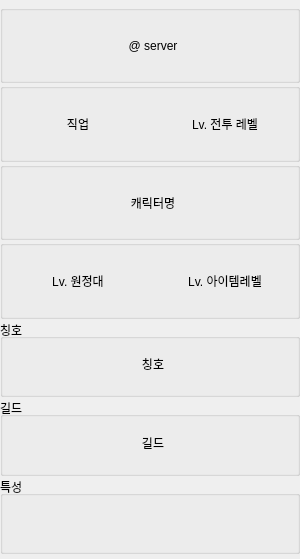
<?xml version="1.0" encoding="UTF-8"?>
<ui version="4.0">
 <class>ProfileWidget</class>
 <widget class="QWidget" name="ProfileWidget">
  <property name="geometry">
   <rect>
    <x>0</x>
    <y>0</y>
    <width>300</width>
    <height>559</height>
   </rect>
  </property>
  <property name="minimumSize">
   <size>
    <width>300</width>
    <height>0</height>
   </size>
  </property>
  <property name="maximumSize">
   <size>
    <width>300</width>
    <height>16777215</height>
   </size>
  </property>
  <property name="windowTitle">
   <string>Form</string>
  </property>
  <layout class="QVBoxLayout" name="verticalLayout">
   <property name="spacing">
    <number>0</number>
   </property>
   <property name="leftMargin">
    <number>0</number>
   </property>
   <property name="topMargin">
    <number>5</number>
   </property>
   <property name="rightMargin">
    <number>0</number>
   </property>
   <property name="bottomMargin">
    <number>5</number>
   </property>
   <item>
    <widget class="QGroupBox" name="groupServer">
     <property name="minimumSize">
      <size>
       <width>300</width>
       <height>0</height>
      </size>
     </property>
     <property name="maximumSize">
      <size>
       <width>300</width>
       <height>16777215</height>
      </size>
     </property>
     <property name="title">
      <string/>
     </property>
     <property name="alignment">
      <set>Qt::AlignCenter</set>
     </property>
     <layout class="QVBoxLayout" name="verticalLayout_2">
      <property name="spacing">
       <number>0</number>
      </property>
      <property name="leftMargin">
       <number>0</number>
      </property>
      <property name="topMargin">
       <number>5</number>
      </property>
      <property name="rightMargin">
       <number>0</number>
      </property>
      <property name="bottomMargin">
       <number>5</number>
      </property>
      <item>
       <widget class="QLabel" name="lbServer">
        <property name="minimumSize">
         <size>
          <width>300</width>
          <height>0</height>
         </size>
        </property>
        <property name="maximumSize">
         <size>
          <width>300</width>
          <height>16777215</height>
         </size>
        </property>
        <property name="text">
         <string>@ server</string>
        </property>
        <property name="alignment">
         <set>Qt::AlignCenter</set>
        </property>
       </widget>
      </item>
     </layout>
    </widget>
   </item>
   <item>
    <widget class="QGroupBox" name="groupClassAndLevel">
     <property name="minimumSize">
      <size>
       <width>300</width>
       <height>0</height>
      </size>
     </property>
     <property name="maximumSize">
      <size>
       <width>300</width>
       <height>16777215</height>
      </size>
     </property>
     <property name="title">
      <string/>
     </property>
     <property name="alignment">
      <set>Qt::AlignCenter</set>
     </property>
     <layout class="QHBoxLayout" name="horizontalLayout">
      <property name="spacing">
       <number>0</number>
      </property>
      <property name="leftMargin">
       <number>0</number>
      </property>
      <property name="topMargin">
       <number>5</number>
      </property>
      <property name="rightMargin">
       <number>0</number>
      </property>
      <property name="bottomMargin">
       <number>5</number>
      </property>
      <item>
       <widget class="QLabel" name="lbClass">
        <property name="minimumSize">
         <size>
          <width>150</width>
          <height>0</height>
         </size>
        </property>
        <property name="maximumSize">
         <size>
          <width>150</width>
          <height>16777215</height>
         </size>
        </property>
        <property name="text">
         <string>직업</string>
        </property>
        <property name="alignment">
         <set>Qt::AlignCenter</set>
        </property>
       </widget>
      </item>
      <item>
       <widget class="QLabel" name="lbCharacterLevel">
        <property name="minimumSize">
         <size>
          <width>150</width>
          <height>0</height>
         </size>
        </property>
        <property name="maximumSize">
         <size>
          <width>150</width>
          <height>16777215</height>
         </size>
        </property>
        <property name="text">
         <string>Lv. 전투 레벨</string>
        </property>
        <property name="alignment">
         <set>Qt::AlignCenter</set>
        </property>
       </widget>
      </item>
     </layout>
    </widget>
   </item>
   <item>
    <widget class="QGroupBox" name="groupCharacterName">
     <property name="minimumSize">
      <size>
       <width>300</width>
       <height>0</height>
      </size>
     </property>
     <property name="maximumSize">
      <size>
       <width>300</width>
       <height>16777215</height>
      </size>
     </property>
     <property name="title">
      <string/>
     </property>
     <property name="alignment">
      <set>Qt::AlignCenter</set>
     </property>
     <layout class="QVBoxLayout" name="verticalLayout_3">
      <property name="spacing">
       <number>0</number>
      </property>
      <property name="leftMargin">
       <number>0</number>
      </property>
      <property name="topMargin">
       <number>5</number>
      </property>
      <property name="rightMargin">
       <number>0</number>
      </property>
      <property name="bottomMargin">
       <number>5</number>
      </property>
      <item>
       <widget class="QLabel" name="lbCharacterName">
        <property name="minimumSize">
         <size>
          <width>300</width>
          <height>0</height>
         </size>
        </property>
        <property name="maximumSize">
         <size>
          <width>300</width>
          <height>16777215</height>
         </size>
        </property>
        <property name="text">
         <string>캐릭터명</string>
        </property>
        <property name="alignment">
         <set>Qt::AlignCenter</set>
        </property>
       </widget>
      </item>
     </layout>
    </widget>
   </item>
   <item>
    <widget class="QGroupBox" name="groupExpAndItemLevel">
     <property name="minimumSize">
      <size>
       <width>300</width>
       <height>0</height>
      </size>
     </property>
     <property name="maximumSize">
      <size>
       <width>300</width>
       <height>16777215</height>
      </size>
     </property>
     <property name="title">
      <string/>
     </property>
     <property name="alignment">
      <set>Qt::AlignCenter</set>
     </property>
     <layout class="QHBoxLayout" name="horizontalLayout_2">
      <property name="spacing">
       <number>0</number>
      </property>
      <property name="leftMargin">
       <number>0</number>
      </property>
      <property name="topMargin">
       <number>5</number>
      </property>
      <property name="rightMargin">
       <number>0</number>
      </property>
      <property name="bottomMargin">
       <number>5</number>
      </property>
      <item>
       <widget class="QLabel" name="lbExpLevel">
        <property name="minimumSize">
         <size>
          <width>150</width>
          <height>0</height>
         </size>
        </property>
        <property name="maximumSize">
         <size>
          <width>150</width>
          <height>16777215</height>
         </size>
        </property>
        <property name="text">
         <string>Lv. 원정대</string>
        </property>
        <property name="alignment">
         <set>Qt::AlignCenter</set>
        </property>
       </widget>
      </item>
      <item>
       <widget class="QLabel" name="lbItemLevel">
        <property name="minimumSize">
         <size>
          <width>150</width>
          <height>0</height>
         </size>
        </property>
        <property name="maximumSize">
         <size>
          <width>150</width>
          <height>16777215</height>
         </size>
        </property>
        <property name="text">
         <string>Lv. 아이템레벨</string>
        </property>
        <property name="alignment">
         <set>Qt::AlignCenter</set>
        </property>
       </widget>
      </item>
     </layout>
    </widget>
   </item>
   <item>
    <widget class="QGroupBox" name="groupTitle">
     <property name="minimumSize">
      <size>
       <width>300</width>
       <height>0</height>
      </size>
     </property>
     <property name="maximumSize">
      <size>
       <width>300</width>
       <height>16777215</height>
      </size>
     </property>
     <property name="title">
      <string>칭호</string>
     </property>
     <property name="alignment">
      <set>Qt::AlignLeading|Qt::AlignLeft|Qt::AlignVCenter</set>
     </property>
     <layout class="QVBoxLayout" name="verticalLayout_4">
      <property name="spacing">
       <number>0</number>
      </property>
      <property name="leftMargin">
       <number>0</number>
      </property>
      <property name="topMargin">
       <number>4</number>
      </property>
      <property name="rightMargin">
       <number>0</number>
      </property>
      <property name="bottomMargin">
       <number>9</number>
      </property>
      <item>
       <widget class="QLabel" name="lbTitle">
        <property name="minimumSize">
         <size>
          <width>300</width>
          <height>0</height>
         </size>
        </property>
        <property name="maximumSize">
         <size>
          <width>300</width>
          <height>16777215</height>
         </size>
        </property>
        <property name="text">
         <string>칭호</string>
        </property>
        <property name="alignment">
         <set>Qt::AlignCenter</set>
        </property>
       </widget>
      </item>
     </layout>
    </widget>
   </item>
   <item>
    <widget class="QGroupBox" name="groupGuild">
     <property name="minimumSize">
      <size>
       <width>300</width>
       <height>0</height>
      </size>
     </property>
     <property name="maximumSize">
      <size>
       <width>300</width>
       <height>16777215</height>
      </size>
     </property>
     <property name="title">
      <string>길드</string>
     </property>
     <property name="alignment">
      <set>Qt::AlignLeading|Qt::AlignLeft|Qt::AlignVCenter</set>
     </property>
     <layout class="QVBoxLayout" name="verticalLayout_5">
      <property name="spacing">
       <number>0</number>
      </property>
      <property name="leftMargin">
       <number>0</number>
      </property>
      <property name="topMargin">
       <number>4</number>
      </property>
      <property name="rightMargin">
       <number>0</number>
      </property>
      <property name="bottomMargin">
       <number>9</number>
      </property>
      <item>
       <widget class="QLabel" name="lbGuild">
        <property name="minimumSize">
         <size>
          <width>300</width>
          <height>0</height>
         </size>
        </property>
        <property name="maximumSize">
         <size>
          <width>300</width>
          <height>16777215</height>
         </size>
        </property>
        <property name="text">
         <string>길드</string>
        </property>
        <property name="alignment">
         <set>Qt::AlignCenter</set>
        </property>
       </widget>
      </item>
     </layout>
    </widget>
   </item>
   <item>
    <widget class="QGroupBox" name="groupAbility">
     <property name="minimumSize">
      <size>
       <width>300</width>
       <height>0</height>
      </size>
     </property>
     <property name="maximumSize">
      <size>
       <width>300</width>
       <height>16777215</height>
      </size>
     </property>
     <property name="title">
      <string>특성</string>
     </property>
     <property name="alignment">
      <set>Qt::AlignLeading|Qt::AlignLeft|Qt::AlignVCenter</set>
     </property>
     <layout class="QGridLayout" name="gridAbility">
      <property name="leftMargin">
       <number>0</number>
      </property>
      <property name="rightMargin">
       <number>0</number>
      </property>
      <property name="spacing">
       <number>1</number>
      </property>
     </layout>
    </widget>
   </item>
  </layout>
 </widget>
 <resources/>
 <connections/>
</ui>
